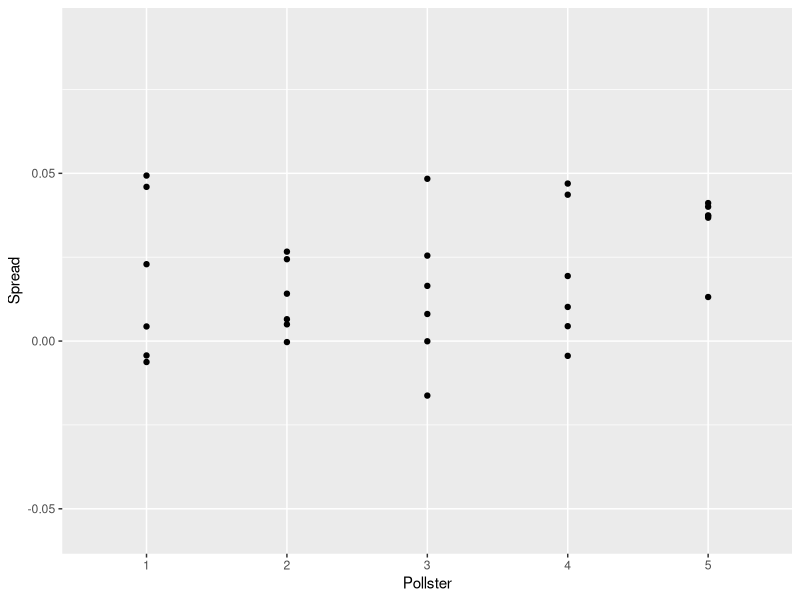
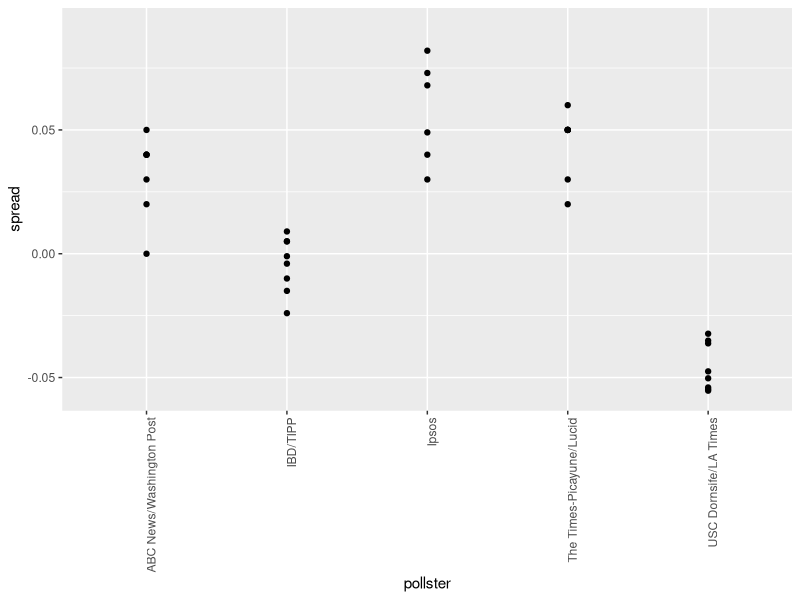
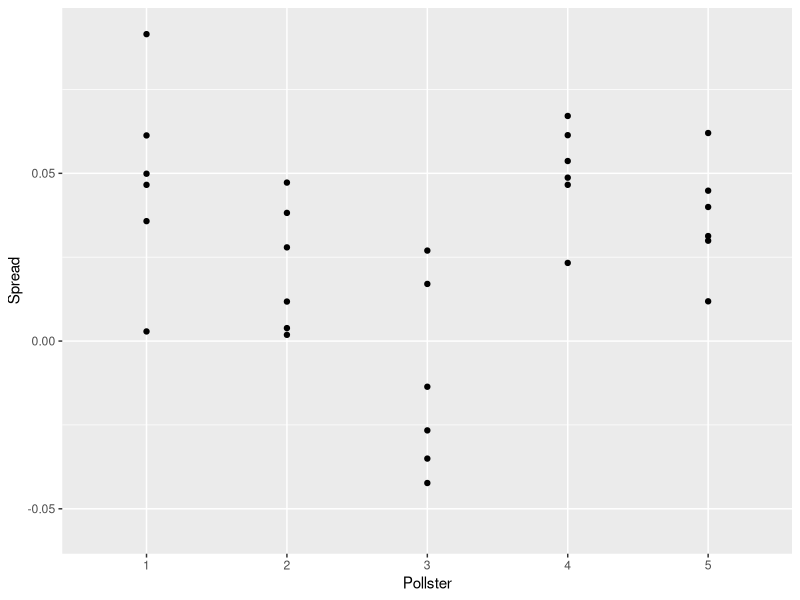
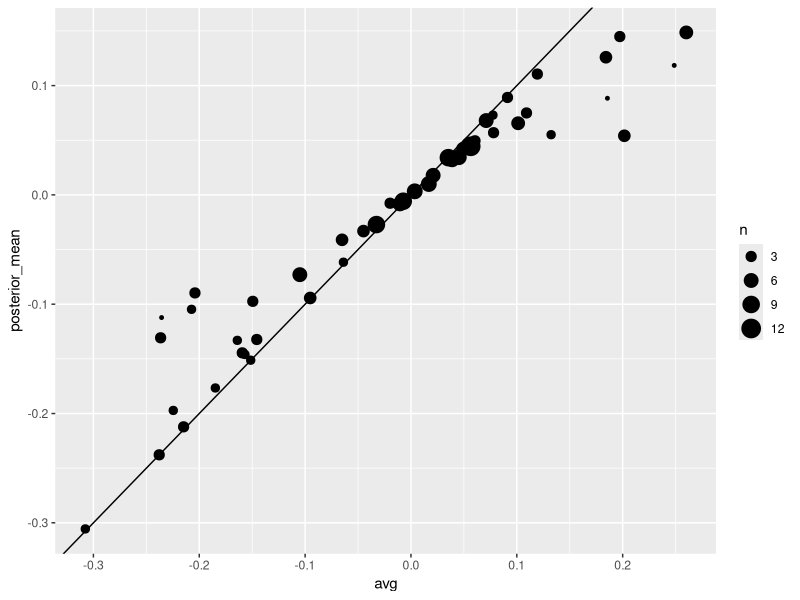
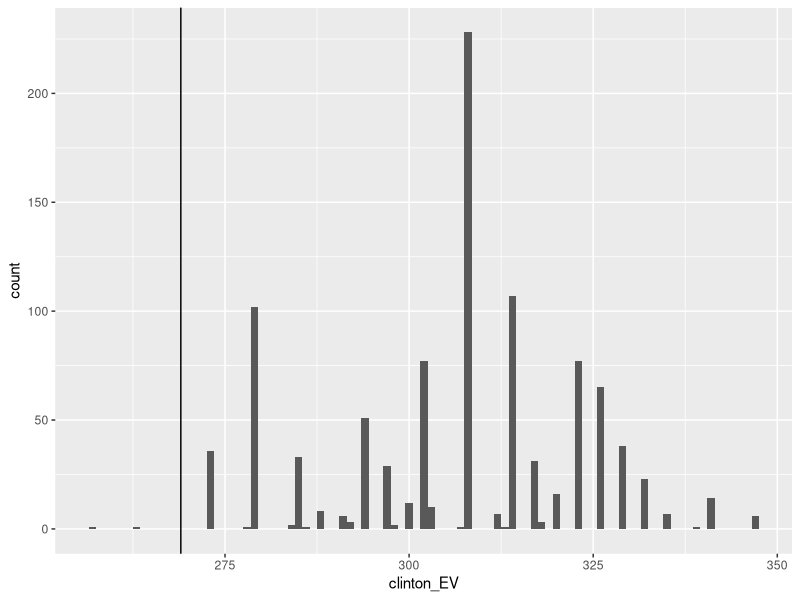
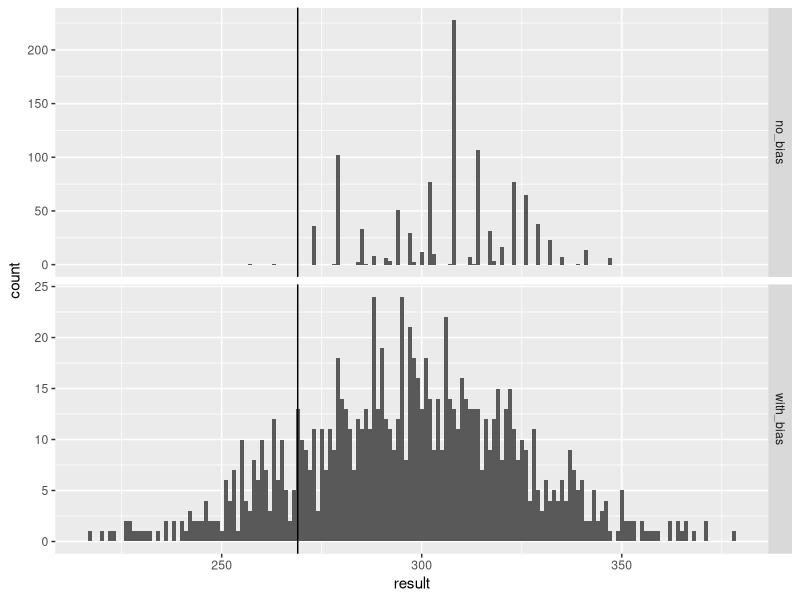
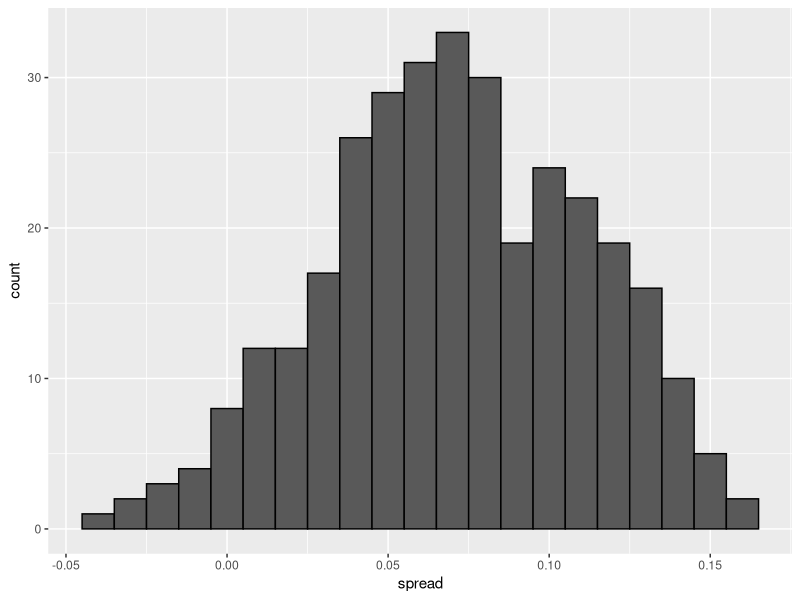
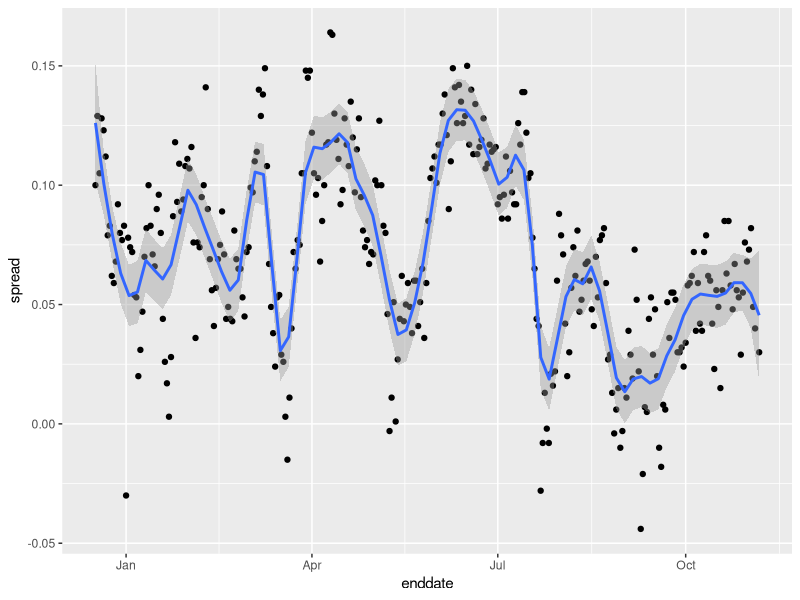

Generate these figures, in order, with R:
## ---- chunk 1
library(dslabs)
library(tidyverse)
## ---- chunk 2
polls <- polls_us_election_2016 %>% 
  filter(state == "U.S." & enddate >= "2016-10-31" &
           (grade %in% c("A+","A","A-","B+") | is.na(grade))) %>% 
  mutate(spread = rawpoll_clinton/100 - rawpoll_trump/100)

one_poll_per_pollster <- polls %>% group_by(pollster) %>% 
  filter(enddate == max(enddate)) %>%
  ungroup()

results <- one_poll_per_pollster %>% 
  summarize(avg = mean(spread), se = sd(spread)/sqrt(length(spread))) %>% 
  mutate(start = avg - 1.96*se, end = avg + 1.96*se) 
## ---- chunk 3
mu <- 0
tau <- 0.035
sigma <- results$se
Y <- results$avg
B <- sigma^2 / (sigma^2 + tau^2)

posterior_mean <- B*mu + (1-B)*Y
posterior_se <- sqrt( 1/ (1/sigma^2 + 1/tau^2))

posterior_mean
posterior_se
## ---- chunk 4
posterior_mean + c(-1.96, 1.96)*posterior_se
## ---- chunk 5
1 - pnorm(0, posterior_mean, posterior_se)
## ---- chunk 6
set.seed(3)
J <- 6
N <- 2000
d <- .021
p <- (d + 1)/2
X <- d + rnorm(J,0,2*sqrt(p*(1-p)/N))
## ---- chunk 7
I <- 5
J <- 6
N <- 2000
X <- sapply(1:I, function(i){
  d + rnorm(J,0,2*sqrt(p*(1-p)/N))
})
## ---- chunk 8
data.frame(Spread = as.vector(X) , Pollster = as.factor(rep(1:I, each=J))) %>%
  ggplot(aes(Pollster, Spread)) + 
  geom_point() + 
  scale_y_continuous(limit = c(-0.056,0.092))
## ---- chunk 9
polls %>% group_by(pollster) %>% 
  filter(n() >= 6) %>%
  ggplot(aes(pollster, spread)) + 
  geom_point() +
  theme(axis.text.x = element_text(angle = 90, hjust = 1)) +
  scale_y_continuous(limit = c(-0.056,0.092))
## ---- chunk 10
I <- 5
J <- 6
N <- 2000
d <- .021
p <- (d + 1)/2
h <- rnorm(I, 0, 0.025)
X <- sapply(1:I, function(i){
  d + h[i] + rnorm(J,0,2*sqrt(p*(1-p)/N))
})
## ---- chunk 11
data.frame(Spread = as.vector(X) , Pollster = as.factor(rep(1:I, each=J))) %>%
  ggplot(aes(Pollster, Spread)) +
  geom_point() +
  scale_y_continuous(limit = c(-0.056,0.092))
## ---- chunk 12
sd(one_poll_per_pollster$spread)
## ---- chunk 13
mu <- 0
tau <- 0.035
sigma <- sqrt(results$se^2 + .025^2)
Y <- results$avg
B <- sigma^2 / (sigma^2 + tau^2)

posterior_mean <- B*mu + (1-B)*Y
posterior_se <- sqrt( 1/ (1/sigma^2 + 1/tau^2))

1 - pnorm(0, posterior_mean, posterior_se)
## ---- chunk 14
results_us_election_2016 %>% top_n(5, electoral_votes)
## ---- chunk 15
results <- polls_us_election_2016 %>%
  filter(state!="U.S." & 
           !grepl("CD", state) & 
           enddate >="2016-10-31" & 
           (grade %in% c("A+","A","A-","B+") | is.na(grade))) %>%
  mutate(spread = rawpoll_clinton/100 - rawpoll_trump/100) %>%
  group_by(state) %>%
  summarize(avg = mean(spread), sd = sd(spread), n = n()) %>%
  mutate(state = as.character(state))
## ---- chunk 16
results %>% arrange(abs(avg))
## ---- chunk 17
results <- left_join(results, results_us_election_2016, by = "state")
## ---- chunk 18
results_us_election_2016 %>% filter(!state %in% results$state)
## ---- chunk 19
results <- results %>%
  mutate(sd = ifelse(is.na(sd), median(results$sd, na.rm=TRUE), sd))
## ---- chunk 20
mu <- 0
tau <- 0.02
results %>% mutate(sigma = sd/sqrt(n), 
                   B = sigma^2 / (sd^2 + tau^2),
                   posterior_mean = B*mu + (1-B)*avg,
                   posterior_se = sqrt( 1/ (1/sigma^2 + 1/tau^2))) %>%
  arrange(abs(posterior_mean))
## ---- chunk 21
results %>% mutate(sigma = sd/sqrt(n), 
                   B = sigma^2 / (sigma^2 + tau^2),
                   posterior_mean = B*mu + (1-B)*avg,
                   posterior_se = sqrt( 1/ (1/sigma^2 + 1/tau^2))) %>%
  ggplot(aes(avg, posterior_mean, size = n)) + geom_point() + 
  geom_abline(slope = 1, intercept = 0)
## ---- chunk 22
mu <- 0
tau <- 0.02
clinton_EV <- replicate(1000, {
  results %>% mutate(sigma = sd/sqrt(n), 
                   B = sigma^2 / (sigma^2 + tau^2),
                   posterior_mean = B*mu + (1-B)*avg,
                   posterior_se = sqrt( 1/ (1/sigma^2 + 1/tau^2)),
                   simulated_result = rnorm(length(posterior_mean), posterior_mean, posterior_se),
                   clinton = ifelse(simulated_result>0, electoral_votes, 0)) %>% 
    summarize(clinton = sum(clinton)) %>% 
    .$clinton + 7## 7 for Rhode Island and D.C.
})
mean(clinton_EV>269)
## ---- chunk 23
data.frame(clinton_EV) %>% 
  ggplot(aes(clinton_EV)) + 
  geom_histogram(binwidth = 1) +
  geom_vline(xintercept = 269)
## ---- chunk 24
tau <- 0.02
bias_sd <- 0.03
clinton_EV_2 <- replicate(1000, {
  results %>% mutate(sigma = sqrt(sd^2/n  + bias_sd^2),  
                   B = sigma^2 / (sigma^2 + tau^2),
                   posterior_mean = B*mu + (1-B)*avg,
                   posterior_se = sqrt( 1/ (1/sigma^2 + 1/tau^2)),
                   simulated_result = rnorm(length(posterior_mean), posterior_mean, posterior_se),
                   clinton = ifelse(simulated_result>0, electoral_votes, 0)) %>% 
    summarize(clinton = sum(clinton) + 7) %>% .$clinton ## 7 for Rhode Island and D.C.
})
mean(clinton_EV_2>269)
## ---- chunk 25
data.frame(no_bias=clinton_EV, with_bias=clinton_EV_2) %>% gather(approach, result) %>%
  ggplot(aes(result)) + 
  geom_histogram(binwidth = 1) +
  geom_vline(xintercept = 269) +
  facet_grid(approach~., scales="free")
## ---- chunk 26
one_pollster <- polls_us_election_2016 %>% 
  filter(pollster == "Ipsos" & state == "U.S.") %>% 
  mutate(spread = rawpoll_clinton/100 - rawpoll_trump/100)
## ---- chunk 27
se <- one_pollster %>% 
  summarize(empirical = sd(spread), 
            theoretical = 2*sqrt(mean(spread)*(1-mean(spread))/min(samplesize)))
se
## ---- chunk 28
one_pollster %>% ggplot(aes(spread)) + 
  geom_histogram(binwidth = 0.01, color = "black")
## ---- chunk 29
one_pollster %>% ggplot(aes(enddate, spread)) + 
  geom_point() + 
  geom_smooth(method = "loess", span = 0.1)
## ---- chunk 30
polls_us_election_2016 %>%
  filter(state == "U.S." & enddate>="2016-07-01") %>%
  group_by(pollster) %>%
  filter(n()>=10) %>%
  ungroup() %>%
  mutate(spread = rawpoll_clinton/100 - rawpoll_trump/100) %>%
  ggplot(aes(enddate, spread)) + 
  geom_smooth(method = "loess", span = 0.1) + 
  geom_point(aes(color=pollster), show.legend = FALSE, alpha=0.6) 
## ---- chunk 31
polls_us_election_2016 %>%
  filter(state == "U.S." & enddate>="2016-07-01") %>%
  select(enddate, pollster, rawpoll_clinton, rawpoll_trump) %>%
  rename(Clinton = rawpoll_clinton, Trump = rawpoll_trump) %>%
  gather(candidate, percentage, -enddate, -pollster) %>% 
  mutate(candidate = factor(candidate, levels = c("Trump","Clinton")))%>%
  group_by(pollster) %>%
  filter(n()>=10) %>%
  ungroup() %>%
  ggplot(aes(enddate, percentage, color = candidate)) +  
  geom_point(show.legend = FALSE, alpha=0.4)  + 
  geom_smooth(method = "loess", span = 0.15) +
  scale_y_continuous(limits = c(30,50))
## ---- chunk 32
    library(tidyverse)
    library(dslabs)
    data("polls_us_election_2016")
    polls <- polls_us_election_2016 %>% 
      filter(state != "U.S." & enddate >= "2016-10-31") %>% 
      mutate(spread = rawpoll_clinton/100 - rawpoll_trump/100)
